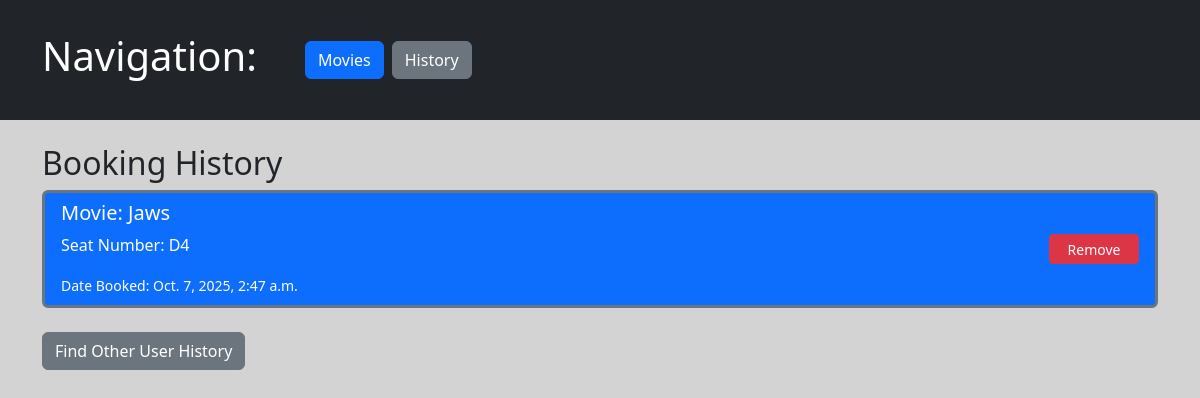
The page /booking-history/Bob/ on the database as committed earlier.
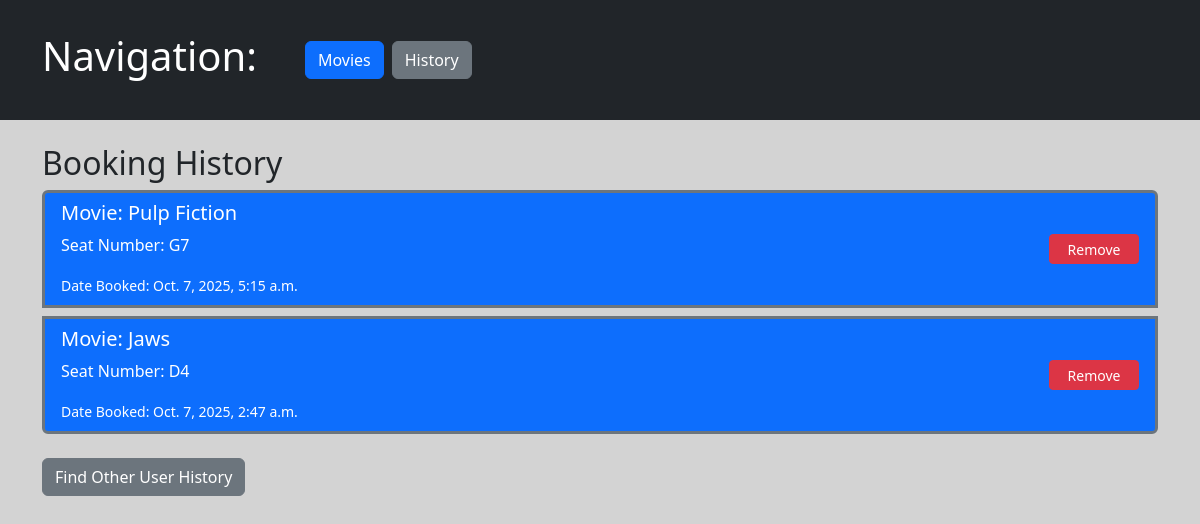
The same page on the database as committed later.
### bookings/models.py (models this page shows, shortened)
class Booking(models.Model):
    movie = models.ForeignKey(Movie, on_delete=models.CASCADE)
    seat = models.ForeignKey(Seat, on_delete=models.CASCADE)
    user = models.CharField(max_length = 50)
    booking_date = models.DateTimeField()

class Movie(models.Model):
    title = models.CharField(max_length=50)
    description = models.CharField(max_length=400)
    release_date =  models.DateTimeField()
    duration = models.DurationField()

class Seat(models.Model):
    seat_number = models.CharField(max_length=2)
    booking_status = models.BooleanField(default=False)

### bookings/views.py (the view)
# urls.py: path('booking-history/<str:user>/', views.booking_history_with_user_view, name='booking_history_with_user'),
def booking_history_with_user_view(request, user=None):
    if request.method == 'POST':
        form = HistoryForm(request.POST)
        if form.is_valid():
            user = form.cleaned_data['user']
            return redirect('booking_history_with_user', user=user)
    else:
        form = HistoryForm()
    bookings = None
    if user:
        bookings = Booking.objects.filter(user=user).order_by('booking_date').reverse()
    return render(request, 'bookings/booking_history.html', {'bookings': bookings, 'form': form, 'user': user})

### bookings/templates/bookings/booking_history.html (shortened to what this page needs)
{% extends 'bookings/base.html' %}
{% block content %}
  <h2>Booking History</h2>
  {% if user %}
    <ul class="list-group">
      {% for booking in bookings %}
        <li class="list-group-item bg-primary mb-2 text-white d-flex justify-content-between align-items-center border border-secondary border-3">
          <div>
            <h5>Movie: {{ booking.movie.title }}</h5>
            <p>Seat Number: {{ booking.seat.seat_number }}</p>
            <small>Date Booked: {{ booking.booking_date }}</small>
          </div>
          <a href="{% url 'cancel_booking' booking.id %}" class="btn btn-danger btn-sm d-flex flex-column align-items-center justify-content-center" style="width:90px; height:30px;"
           onclick="this.classList.add('disabled'); this.innerText='Removing...'; return true;">Remove</a>
        </li>
      {% empty %}
        <li class="list-group-item bg-primary mb-2 text-white d-flex justify-content-between align-items-center border border-secondary border-3">No Bookings found.</li>
      {% endfor %}
    </ul>
    <a href="{% url 'booking_history' %}" class="btn btn-secondary mt-3">Find Other User History</a>
  {% endif %}
{% endblock %}

Rows that differ between the two databases and show on the page:
added Booking: movie "Pulp Fiction", seat.seat_number "G7", booking_date "Oct. 7, 2025, 5:15 a.m."
